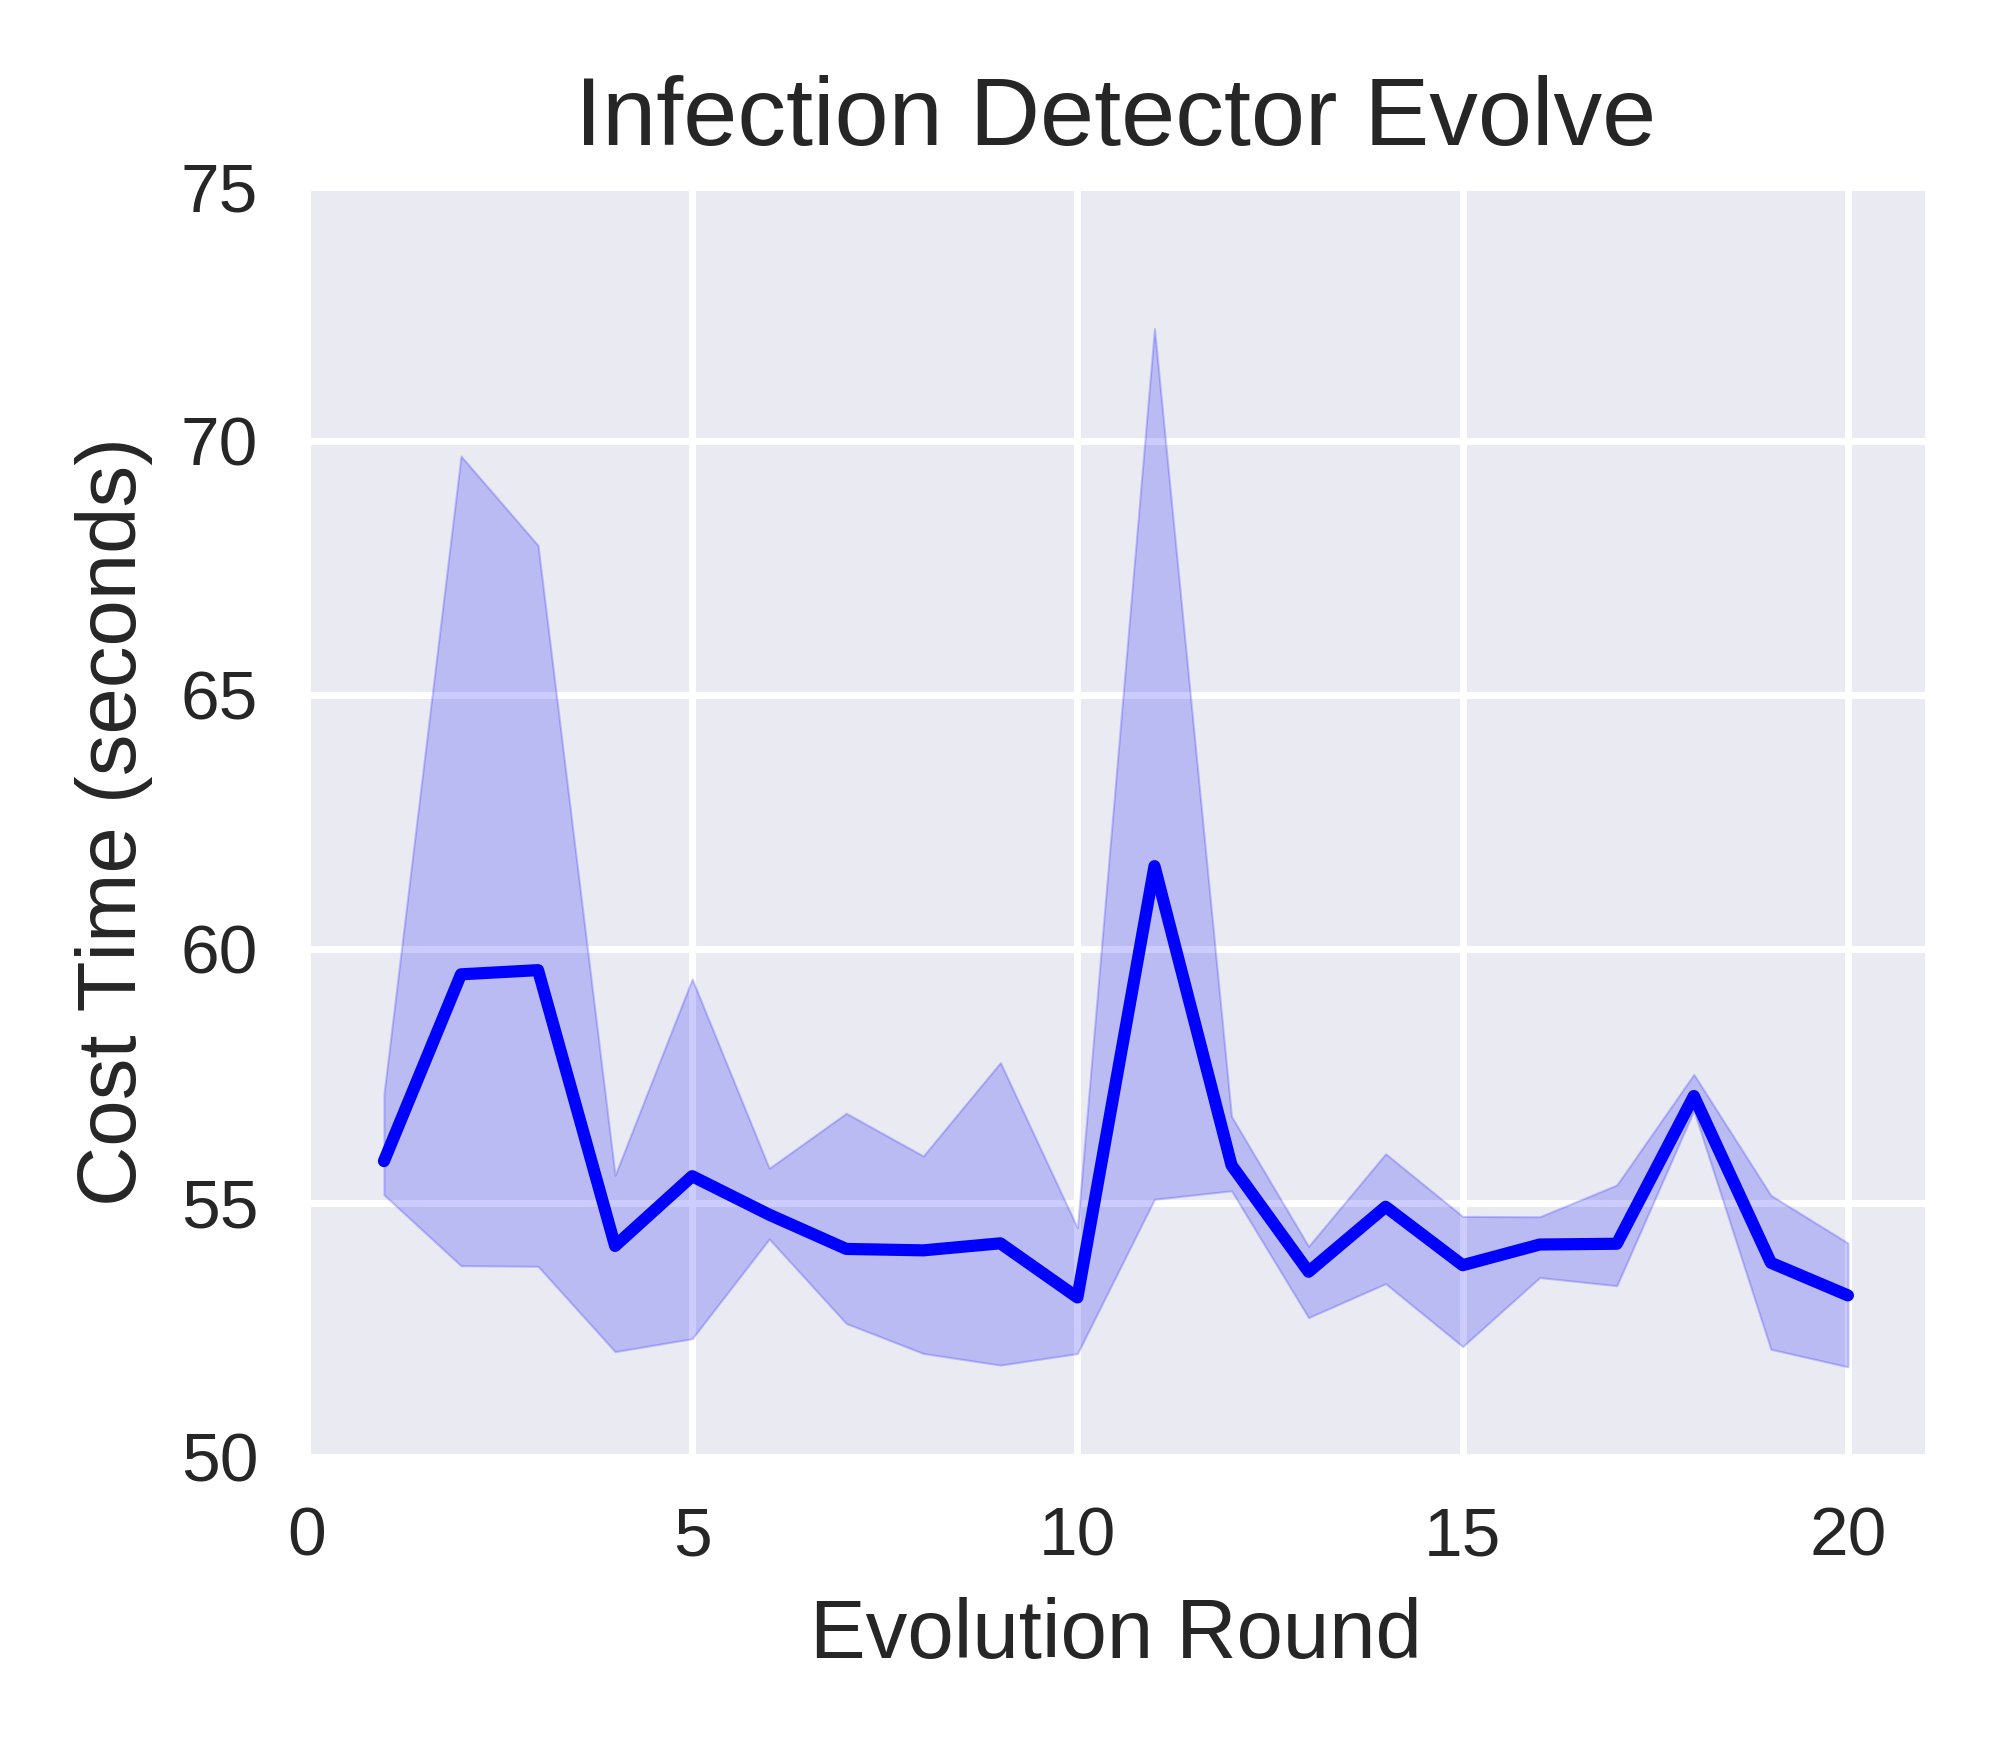

Recreate this plot in Python.
import matplotlib.pyplot as plt
import pandas as pd
import seaborn as sns

infection_retrain_costtime_file = pd.read_csv('infection_detector_retrain_time_list.csv')
infection_retrain_costtime_df = pd.DataFrame(infection_retrain_costtime_file)

infection_retrain_costtime_seed_0_df = infection_retrain_costtime_df.drop(columns=['seed1','seed2'])  
infection_retrain_costtime_seed_0_df.rename(columns={'seed0': 'costtime'}, inplace=True)

infection_retrain_costtime_seed_1_df = infection_retrain_costtime_df.drop(columns=['seed0','seed2'])  
infection_retrain_costtime_seed_1_df.rename(columns={'seed1': 'costtime'}, inplace=True)

infection_retrain_costtime_seed_2_df = infection_retrain_costtime_df.drop(columns=['seed0','seed1'])  
infection_retrain_costtime_seed_2_df.rename(columns={'seed2': 'costtime'}, inplace=True)

print("infection_retrain_costtime_df:\n",infection_retrain_costtime_df)  
print("infection_retrain_costtime_seed_0_df:\n",infection_retrain_costtime_seed_0_df)  
print("infection_retrain_costtime_seed_1_df:\n",infection_retrain_costtime_seed_1_df)  
print("infection_retrain_costtime_seed_2_df:\n",infection_retrain_costtime_seed_2_df)  



infection_retrain_costtime_merge_df = pd.concat([infection_retrain_costtime_seed_0_df, infection_retrain_costtime_seed_1_df, infection_retrain_costtime_seed_2_df])
# infection_retrain_costtime_merge_df = pd.concat([infection_retrain_costtime_df, infection_retrain_costtime_df, infection_retrain_costtime_df])

print("infection_retrain_costtime_merge_df:\n",infection_retrain_costtime_merge_df)  

infection_retrain_costtime_merge_df = infection_retrain_costtime_merge_df.reset_index(drop=True)

print("infection_retrain_costtime_merge_df:\n",infection_retrain_costtime_merge_df)  


# sns.set_theme(style="darkgrid")
plt.style.use('seaborn') 
# plt.style.use('default') 
# plt.style.use('seaborn-deep') 

# plt.figure(figsize=(4, 3.5), dpi=500)
_, ax = plt.subplots(nrows=1, ncols=1, figsize=(4, 3.5), tight_layout=True, dpi=500) #dpi=100 分辨率


sns_plot=sns.lineplot(data=infection_retrain_costtime_merge_df, x='round', y='costtime', color='b')
ax.set_xlabel('Evolution Round', fontsize=12)
ax.set_ylabel('Cost Time (seconds)', fontsize=12)
ax.set_title('Infection Detector Evolve', fontsize=14); 
# plt.ylim(0.5, 2.0)
plt.ylim(50, 75)
# 调整横坐标显示范围
plt.xlim(0, 21)
# 调整横坐标显示范围
# plt.xlim(1, 40)
# 设置y轴刻度为科学记数法
# ax.ticklabel_format(axis='y', style='sci', scilimits=(0,0))

savepath = f'/home/huan1932/ARIoTEDef-Actual/drawfigure/Section8.6/test-time/infecDec-evolve'
savename = f'line-shadow-figure-infection-retrain-costtime-seed012'
plt.savefig(fname=f'{savepath}/{savename}.png',dpi=500)
plt.close   
